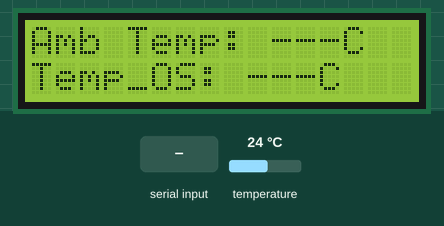
This sketch was run on a simulated Arduino Uno, built with avr-gcc and run on an emulated ATmega328P. Shown: 16×2 character LCD. Wiring (inferred from the names in the program): LM75 temperature sensor at I2C address 0x4C. The test bench sets the inputs (shaded band); at power-on: temperature 24 °C. What the sketch prints to the serial monitor is not drawn.

Above: at 1.2 s.
1.3 s: "GET_TEMP\n" received over Serial
At 2.5 s:
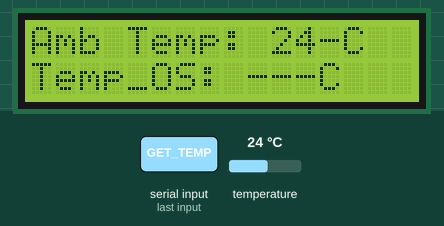
2.8 s: "90,45\n" received over Serial
At 4.5 s:
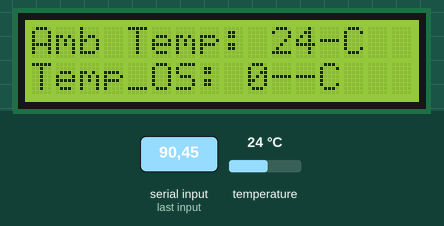
Timing chart, 0 to 6.0 s (numbered marks = the images above; inputs shaded):
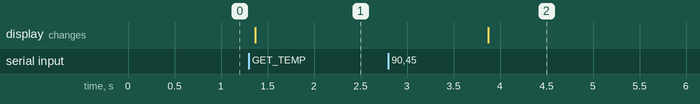

Measured:
- after the input at 1.3 s, the display: changes after 0.07 s (image 1)
- after the input at 2.8 s, the display: changes after 1.1 s (image 2)

The sketch:

GUI_Communication_v2.ino
```cpp
/*
Program Title:        LM75A Temperature Sensor w/ GUI
Program Description:  This code is meant to be used with a custom python file that creates a tkinter window which
                      displays the data sent from this module to the user. The GUI program uses the serial bus to
                      communicate back and forth with this program, and the Arduino uses I2C communication to get
                      data from and configure the LM75A sensor. This code also communicates with an LCD in order to
                      display system information. Any bugs found should be sent to the author below.
Author(s):            Noah Roberts, SID: 932-989-402, robertno@oregonstate.edu
                      Shuyi Zheng, zhengshu@oregonstate.edu
Date:                 05/24/2024
Version:              Version 2.2
*/

#include <Wire.h>
#include <LiquidCrystal.h>

//-----LCD Display Constants-----//
const int rs = 12, en = 11, d4 = 5, d5 = 4, d6 = 3, d7 = 2;
LiquidCrystal lcd(rs, en, d4, d5, d6, d7);

//-----LM75A Constants-----//
byte temp_c;  //Value of ambient temperature in Celcius
byte temp_f;  //Value of ambient temperature in Fahrenheit
byte temp_OS; //Value of the T_OS value
int tempSensor_addr = 0x4c; //Alternative IC address; used for testing purposes
//int tempSensor_addr = 0x48; //I2C Address for IC
int t_os_pointer = 0x03;  //Pointer Address for T_OS register
int temp_pointer = 0x00;  //Pointer Address for Temp register

int ledPin = 13;  //Used for debugging purposes

void setup() {
  Serial.begin(9600); //Initialize serial communication at 9600 baud
  Wire.begin(); //Initialize I2C communication with device
  setupLCD(); //Initialize LCD display
}

void loop() {
  String command = "";
  //Checks if the serial bus is available, and reads the incoming command (on average this will be the GET_TEMP command)
  if (Serial.available() > 0) {
    command = Serial.readStringUntil('\n');
    executeCommand(command);
  }
  delay(100);
}

//Function checks is the string is made up of digits, returns True if so
bool isDigit(String str) {
  for (size_t i = 0; i < str.length(); i++) {
    if (!isdigit(str.charAt(i))) {
      return false;
    }
  }
  return true;
}

//Function to communication with the LM75A; grabs the ambient temperature and sends via Serial bus to GUI
void GET_TEMP() {
  Wire.beginTransmission(tempSensor_addr);
  Wire.write(temp_pointer);
  Wire.endTransmission();

  int bytesReceived = Wire.requestFrom(tempSensor_addr, 2);
  if (bytesReceived == 2) {
    int data = Wire.read();
    Serial.println(data);
    temp_c = data;
    lcd_setAmbTemp(temp_c);
  } else {
    Serial.println("Error: ByteMismatch");
  }
}

//Function to communicate with the LM75A; reads incoming temperature to set and configures LM75A accordingly
void SET_TEMP() {
  bool ACK_condition = "False";
  String value = Serial.readStringUntil('\n');

  if (isDigit(value)) {
    ACK_condition = change_OS_temp(value.toInt());
  }

  //Verify if temperature was successfully sent and send ACK/NACK to GUI
  if (ACK_condition) {
    Serial.println("ACK");
  } else {
    Serial.println("NACK");
  }
}

//Helper function; Add additional functions the GUI will be calling here as needed
void executeCommand(String command) {
  command.trim();

  if (command == "GET_TEMP") {
    GET_TEMP();
  } else if (command = "SET_TEMP") {
    SET_TEMP();
  }
}

//Configures the LM75A OS temp to new value, returns True if successful
bool change_OS_temp(int custom_T_os) {
  if (custom_T_os < 0) {
    custom_T_os = 0;
  } else if (custom_T_os > 127) {
    custom_T_os = 127;
  }

  Wire.beginTransmission(tempSensor_addr);
  Wire.write(0x03);
  Wire.write(custom_T_os);
  Wire.write(0x00);
  int exitTicket = Wire.endTransmission();
  change_to_temp_reg(); //Switch back to temperature register
  lcd_setOSTemp(custom_T_os);

  if (exitTicket == 0) {
    temp_OS = custom_T_os;
    return 'True';
  } else if (exitTicket > 0) {
    return 'False';
  }

}

//Configures the LM75A register to the default temperature register (used as a helper function)
void change_to_temp_reg() {
  Wire.beginTransmission(tempSensor_addr);
  Wire.write(temp_pointer);
  Wire.endTransmission();
}

void setupLCD() {
  //Setup the number of columns and rows on the LCD and initialize with blank values
  lcd.begin(16, 2);
  lcd.setCursor(0,0);
  lcd.print("Amb Temp: ---C");
  lcd.setCursor(0,1);
  lcd.print("Temp_OS: ---C");
}

void lcd_setAmbTemp(byte temp_c) {
  if(temp_c > 99 || temp_c < 10) {
    lcd.setCursor(10, 0);
    lcd.print("---");
  }
  lcd.setCursor(10, 0);
  lcd.print(temp_c);
}

void lcd_setOSTemp(byte temp_OS) {
  lcd.setCursor(9, 1);
  lcd.print("---");
  lcd.setCursor(9, 1);
  lcd.print(temp_OS);
}
```
